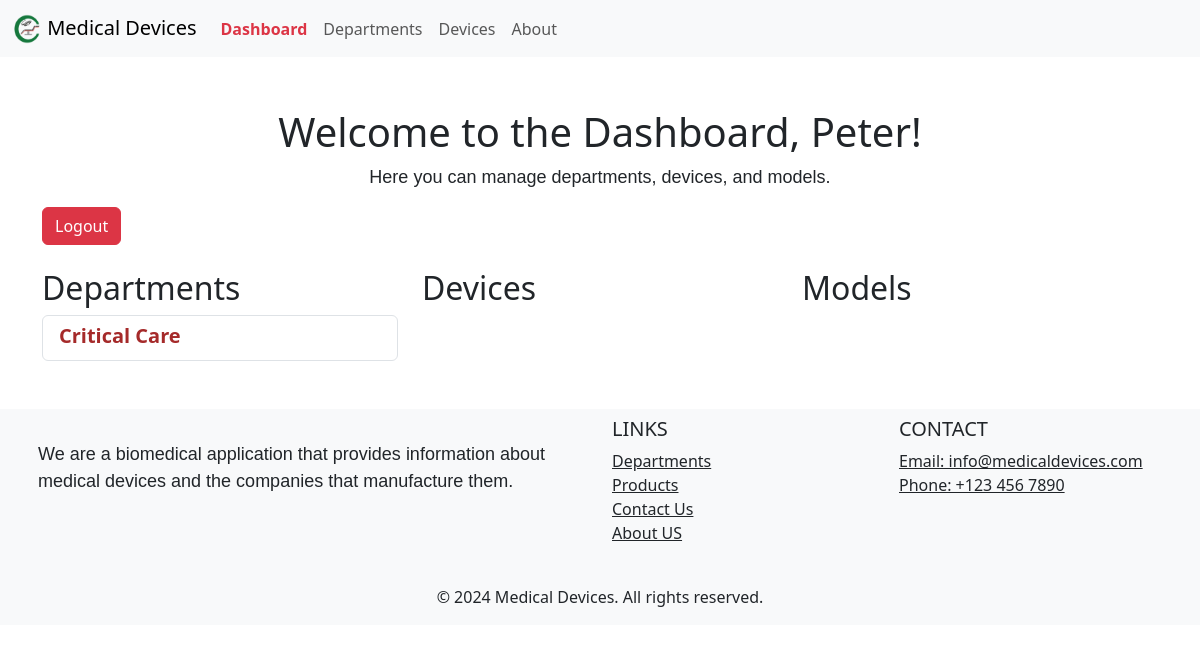
Page /dashboard (signed in) on the earlier database version.
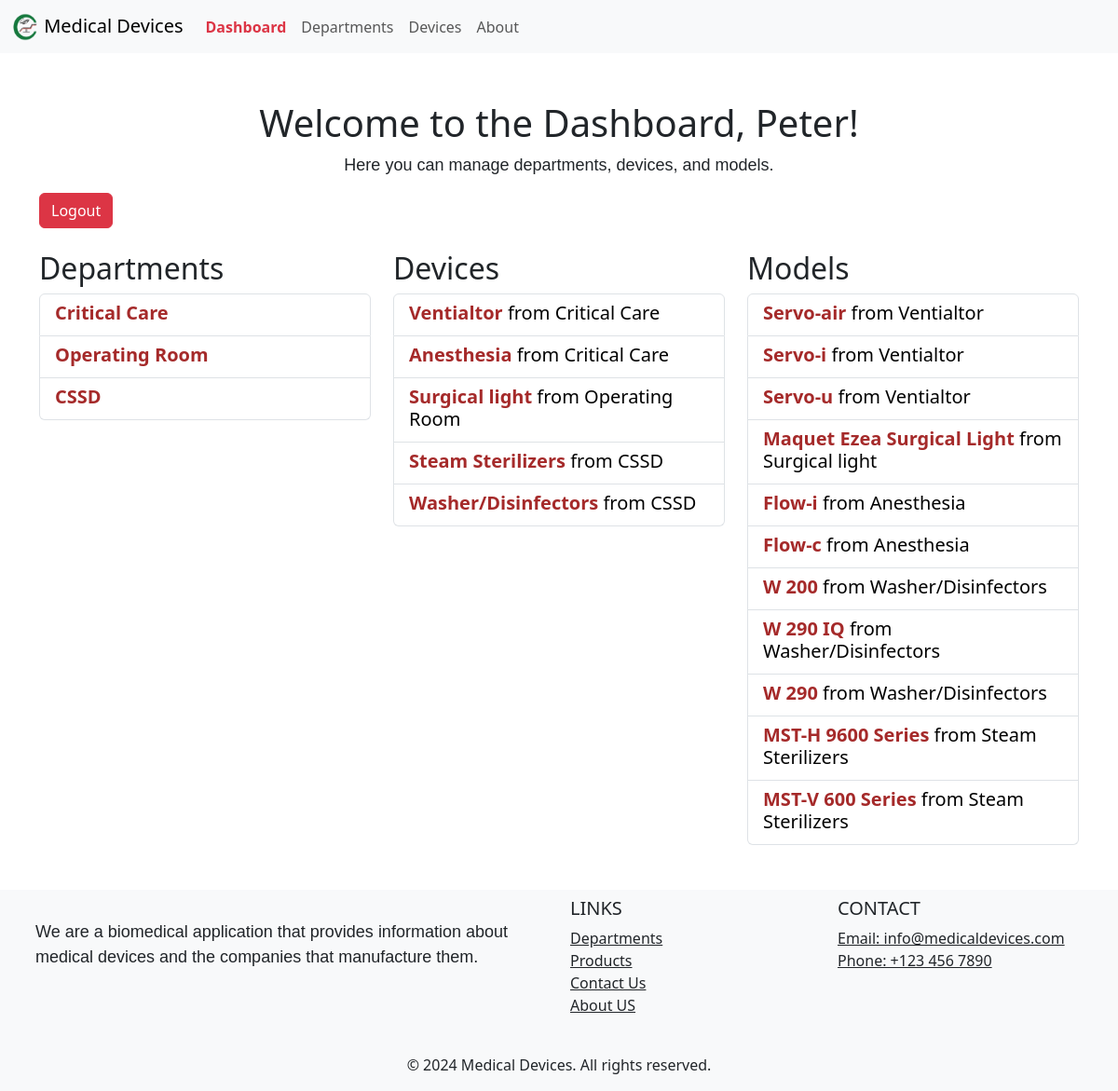
Same page on the later database version.
### app.py (models this page shows, shortened)
class Department(db.Model):
	id = db.Column(db.Integer, primary_key=True)
	department_name = db.Column(db.String(100), nullable=False)
	description = db.Column(db.Text, nullable=False)  # New field for department description
	devices = db.relationship('Device', backref='department', lazy=True)

class Device(db.Model):
	id = db.Column(db.Integer, primary_key=True)
	device_name = db.Column(db.String(100), nullable=False)
	description = db.Column(db.Text, nullable=False)  # New field for device description
	department_id = db.Column(db.Integer, db.ForeignKey('department.id'))
	models = db.relationship('Model', backref='device', lazy=True)

class Model(db.Model):
	id = db.Column(db.Integer, primary_key=True)
	model_name = db.Column(db.String(100), nullable=False)
	description = db.Column(db.Text, nullable=False)  # New field for model description
	image_filename = db.Column(db.String(100), nullable=False, default='logo2.png')
	device_id = db.Column(db.Integer, db.ForeignKey('device.id'))

### app.py (the view)
@app.route('/dashboard')
@login_required
def dashboard():
    departments = Department.query.all()  # Fetch all departments
    devices = Device.query.all()          # Fetch all devices
    models = Model.query.all()            # Fetch all models
    return render_template('dashboard.html', departments=departments, devices=devices, models=models)

### app.py (called while the page is built)
@login_manager.user_loader
def load_user(user_id):
	return User.query.get(int(user_id))

### Templates/dashboard.html
{% extends 'layout.html' %}
{% block content %}
<div class="container mt-5">
	<h1 class="text-center">Welcome to the Dashboard, {{ current_user.user_name }}!</h1>
	<p class="text-center">Here you can manage departments, devices, and models.</p>
	<div class="text-right mb-3">
		<a href="{{ url_for('logout') }}" class="btn btn-danger">Logout</a>
	</div>
	<div class="row mt-4">
		<div class="col-md-4">
			<h2>Departments</h2>
			<ul class="list-group">
				{% for department in departments %}
				<li class="list-group-item">
					<a href="{{ url_for('show_department', id = department.id) }}" style="text-decoration: none;">
						<h5 class="mb-1"><strong style="color: brown;">{{ department.department_name }}</strong></h5>
					</a>
				</li>
				{% endfor %}
			</ul>
		</div>
		<div class="col-md-4">
			<h2>Devices</h2>
			<ul class="list-group">
				{% for device in devices %}
				<li class="list-group-item">
					<a href="{{ url_for('show_device', id = device.id) }}" style="text-decoration: none; color: black;">
						<h5 class="mb-1"><strong style="color: brown;">{{ device.device_name }} </strong> from
							{{device.department.department_name}}</h5>
					</a>
				</li>
				{% endfor %}
			</ul>
		</div>
		<div class="col-md-4">
			<h2>Models</h2>
			<ul class="list-group">
				{% for model in models %}
				<li class="list-group-item">
					<a href="{{ url_for('show_model', id = model.id) }}" style="text-decoration: none; color: black;">
						<h5 class="mb-1"><strong style="color: brown;">{{ model.model_name }}</strong> from {{
							model.device.device_name }}</h5>
					</a>
				</li>
				{% endfor %}
			</ul>
		</div>
	</div>
</div>
{% endblock %}

Differences in the rows shown:
added Department: department_name "Operating Room"
added Department: department_name "CSSD"
added Device: device_name "Ventialtor", department.department_name "Critical Care"
added Device: device_name "Anesthesia", department.department_name "Critical Care"
added Device: device_name "Surgical light", department.department_name "Operating Room"
added Device: device_name "Steam Sterilizers", department.department_name "CSSD"
added Device: device_name "Washer/Disinfectors", department.department_name "CSSD"
added Model: model_name "Servo-air", device.device_name "Ventialtor"
added Model: model_name "Servo-i", device.device_name "Ventialtor"
added Model: model_name "Servo-u", device.device_name "Ventialtor"
added Model: model_name "Maquet Ezea Surgical Light", device.device_name "Surgical light"
added Model: model_name "Flow-i", device.device_name "Anesthesia"
added Model: model_name "Flow-c", device.device_name "Anesthesia"
added Model: model_name "W 200", device.device_name "Washer/Disinfectors"
added Model: model_name "W 290 IQ", device.device_name "Washer/Disinfectors"
added Model: model_name "W 290", device.device_name "Washer/Disinfectors"
added Model: model_name "MST-H 9600 Series", device.device_name "Steam Sterilizers"
added Model: model_name "MST-V 600 Series", device.device_name "Steam Sterilizers"
